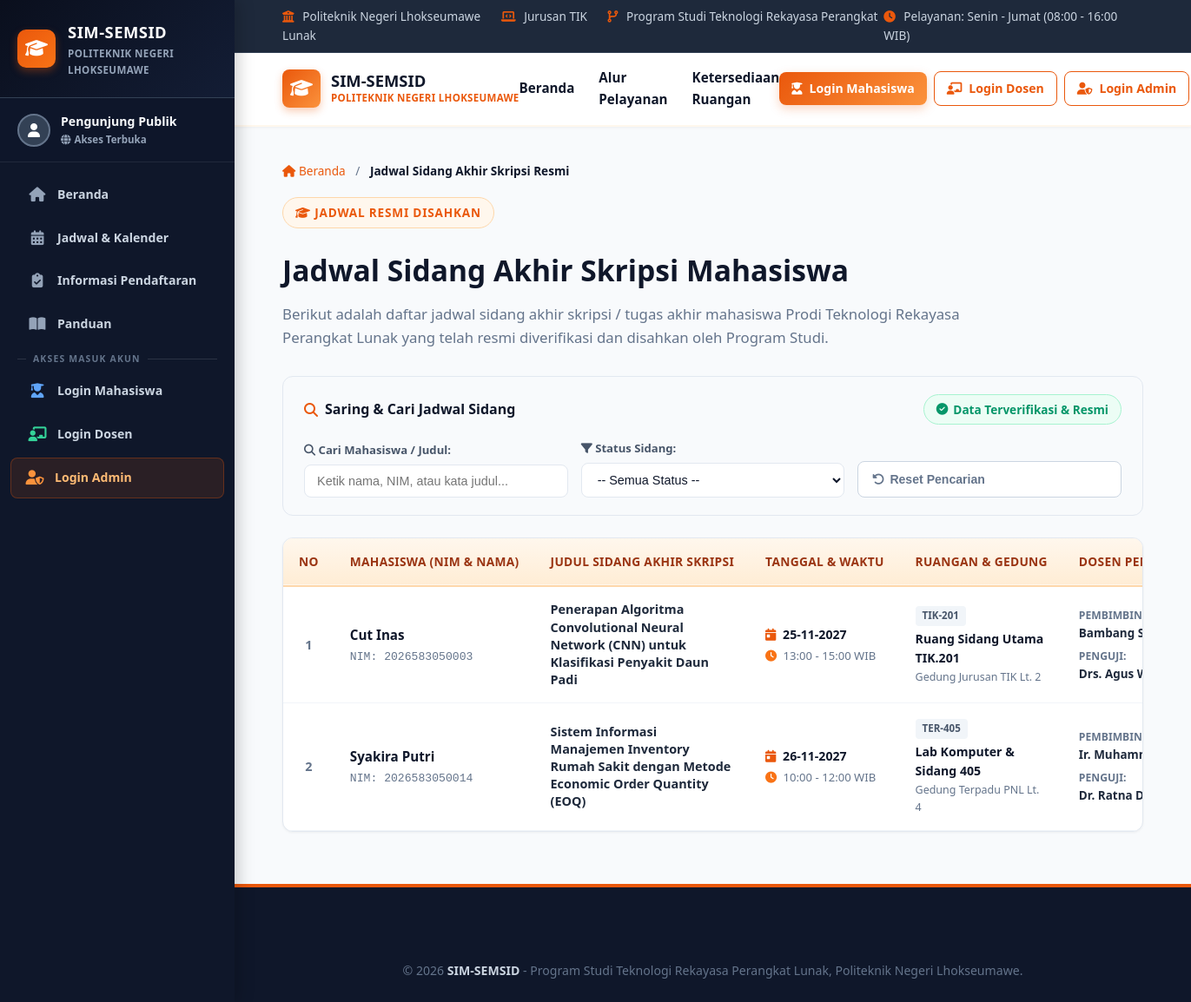
The page /jadwal_sidang.php on the database its author committed.
### tables this page shows
CREATE TABLE `pendaftaran_seminar_sidang` (
  `id` int(11) NOT NULL AUTO_INCREMENT,
  `mahasiswa_id` int(11) NOT NULL,
  `jenis` enum('Seminar Proposal','Sidang Akhir Skripsi') NOT NULL,
  `kategori` enum('seminar','sidang') NOT NULL,
  `judul` varchar(255) NOT NULL,
  `dosen_pembimbing_id` int(11) NOT NULL,
  `dosen_penguji_id` int(11) NOT NULL,
  `ruangan_id` int(11) DEFAULT NULL,
  `tanggal` date DEFAULT NULL,
  `jam_mulai` time DEFAULT NULL,
  `jam_selesai` time DEFAULT NULL,
  `status` enum('Menunggu Verifikasi','Terjadwal','Sedang Berlangsung','Selesai','Ditolak') NOT NULL DEFAULT 'Menunggu Verifikasi',
  `berkas_dokumen` varchar(255) DEFAULT NULL,
  `catatan` text DEFAULT NULL,
  `created_at` timestamp NOT NULL DEFAULT current_timestamp(),
  `updated_at` timestamp NOT NULL DEFAULT current_timestamp() ON UPDATE current_timestamp(),
  PRIMARY KEY (`id`),
  KEY `fk_pendaftaran_mhs` (`mahasiswa_id`),
  KEY `fk_pendaftaran_pembimbing` (`dosen_pembimbing_id`),
  KEY `fk_pendaftaran_penguji` (`dosen_penguji_id`),
  KEY `fk_pendaftaran_ruangan` (`ruangan_id`),
  CONSTRAINT `fk_pendaftaran_mhs` FOREIGN KEY (`mahasiswa_id`) REFERENCES `mahasiswa` (`id`) ON DELETE CASCADE,
  CONSTRAINT `fk_pendaftaran_pembimbing` FOREIGN KEY (`dosen_pembimbing_id`) REFERENCES `dosen` (`id`),
  CONSTRAINT `fk_pendaftaran_penguji` FOREIGN KEY (`dosen_penguji_id`) REFERENCES `dosen` (`id`),
  CONSTRAINT `fk_pendaftaran_ruangan` FOREIGN KEY (`ruangan_id`) REFERENCES `ruangan` (`id`) ON DELETE SET NULL
);

CREATE TABLE `mahasiswa` (
  `id` int(11) NOT NULL AUTO_INCREMENT,
  `nim` varchar(25) NOT NULL,
  `nama` varchar(100) NOT NULL,
  `tanggal_lahir` date DEFAULT NULL,
  `password` varchar(255) NOT NULL,
  `is_password_changed` tinyint(1) DEFAULT 0,
  `program_studi` varchar(100) DEFAULT 'Teknologi Rekayasa Perangkat Lunak',
  `email` varchar(100) DEFAULT NULL,
  `no_hp` varchar(20) DEFAULT NULL,
  `created_at` timestamp NOT NULL DEFAULT current_timestamp(),
  PRIMARY KEY (`id`),
  UNIQUE KEY `nim` (`nim`)
);

CREATE TABLE `ruangan` (
  `id` int(11) NOT NULL AUTO_INCREMENT,
  `kode_ruangan` varchar(30) NOT NULL,
  `nama_ruangan` varchar(100) NOT NULL,
  `gedung` varchar(100) NOT NULL,
  `kapasitas` int(11) NOT NULL DEFAULT 30,
  `fasilitas` text DEFAULT NULL,
  `status` enum('Tersedia','Sedang Digunakan','Sudah Dipesan') NOT NULL DEFAULT 'Tersedia',
  `created_at` timestamp NOT NULL DEFAULT current_timestamp(),
  PRIMARY KEY (`id`),
  UNIQUE KEY `kode_ruangan` (`kode_ruangan`)
);

CREATE TABLE `dosen` (
  `id` int(11) NOT NULL AUTO_INCREMENT,
  `nidn` varchar(30) NOT NULL,
  `nama_dosen` varchar(100) NOT NULL,
  `gelar_akademik` varchar(50) NOT NULL,
  `password` varchar(255) NOT NULL DEFAULT '',
  `program_studi` varchar(100) DEFAULT 'Teknologi Rekayasa Perangkat Lunak',
  `email` varchar(100) NOT NULL,
  `no_hp` varchar(25) NOT NULL,
  `status` enum('Aktif','Cuti','Tidak Aktif') DEFAULT 'Aktif',
  `kuota_maksimal` int(11) NOT NULL DEFAULT 8,
  `created_at` timestamp NOT NULL DEFAULT current_timestamp(),
  PRIMARY KEY (`id`),
  UNIQUE KEY `nidn` (`nidn`)
);

### jadwal_sidang.php (the view, shortened to what the rows shown need)
<?php
require_once 'koneksi.php';
$query = "SELECT p.*,
                 m.nim, m.nama AS nama_mhs, m.program_studi,
                 dp.nama_dosen AS nama_pembimbing, dp.gelar_akademik AS gelar_pembimbing,
                 du.nama_dosen AS nama_penguji, du.gelar_akademik AS gelar_penguji,
                 r.kode_ruangan, r.nama_ruangan, r.gedung
          FROM pendaftaran_seminar_sidang p
          JOIN mahasiswa m ON p.mahasiswa_id = m.id
          LEFT JOIN dosen dp ON p.dosen_pembimbing_id = dp.id
          LEFT JOIN dosen du ON p.dosen_penguji_id = du.id
          LEFT JOIN ruangan r ON p.ruangan_id = r.id
          WHERE (p.kategori = 'sidang' OR p.jenis = 'Sidang Akhir Skripsi')
            AND p.status IN ('Terjadwal', 'Sedang Berlangsung', 'Selesai')
          ORDER BY p.tanggal ASC, p.jam_mulai ASC";
$result = mysqli_query($conn, $query);
$jadwal_list = [];
if ($result) {
    while ($row = mysqli_fetch_assoc($result)) {
        $jadwal_list[] = $row;
    }
}
?>
<!DOCTYPE html>
<html lang="id">
<head>
    <link rel="stylesheet" href="https://cdnjs.cloudflare.com/ajax/libs/font-awesome/6.4.0/css/all.min.css">
    <link rel="stylesheet" href="style.css">
</head>
<body>
    <?php
    include 'public_sidebar.php';
    ?>
    <div class="site-content-wrapper">
        <header class="navbar">
            <div class="container nav-container">
                <a href="index.php" class="logo-area">
                    <div class="logo-text">
                        <h1>SIM-SEMSID</h1>
                    </div>
                </a>
            </div>
        </header>
        <main style="padding: 40px 0 60px;">
            <div class="container">
                <div class="section-title" style="text-align: left; margin-bottom: 30px;">
                    <h2 style="margin-top: 10px;">Jadwal Sidang Akhir Skripsi Mahasiswa</h2>
                </div>
                <div class="room-table-wrapper" style="box-shadow: var(--shadow-sm); border: 1px solid var(--border-color); border-radius: 12px; overflow: hidden; background: white;">
                    <table class="room-table" id="jadwalTable" style="margin: 0;">
                        <thead>
                            <tr>
                                <th style="width: 45px; text-align: center;">No</th>
                                <th>Mahasiswa (NIM & Nama)</th>
                                <th>Judul Sidang Akhir Skripsi</th>
                                <th>Tanggal & Waktu</th>
                                <th>Ruangan & Gedung</th>
                                <th>Dosen Pembimbing & Penguji</th>
                            </tr>
                        </thead>
                        <tbody>
                            <?php if (empty($jadwal_list)): ?>
                                <tr>
                                    <td colspan="7" class="room-table-empty">
                                        <i class="fas fa-calendar-xmark" style="font-size: 2.2rem; color: #cbd5e1; margin-bottom: 8px;"></i>
                                        <strong>Belum ada jadwal sidang akhir skripsi yang disahkan saat ini.</strong>
                                        <p style="font-size: 0.85rem; margin-top: 4px; color: #64748b;">Silakan periksa kembali secara berkala.</p>
                                    </td>
                                </tr>
                            <?php else: ?>
                                <?php $no = 1; foreach ($jadwal_list as $j): ?>
                                    <?php
                                        $tgl_format = !empty($j['tanggal']) ? date('d-m-Y', strtotime($j['tanggal'])) : '-';
                                        $jam_format = (!empty($j['jam_mulai']) && !empty($j['jam_selesai'])) ? substr($j['jam_mulai'], 0, 5) . ' - ' . substr($j['jam_selesai'], 0, 5) . ' WIB' : '-';
                                    ?>
                                    <tr class="jadwal-row"
                                        data-keyword="<?= strtolower(htmlspecialchars($j['nama_mhs'] . ' ' . $j['nim'] . ' ' . $j['judul'] . ' ' . ($j['nama_ruangan'] ?? ''))); ?>"
                                        data-status="<?= htmlspecialchars($j['status']); ?>">
                                        <td style="text-align: center; font-weight: 700; color: #64748b;"><?= $no++; ?></td>
                                        <td>
                                            <strong style="color: var(--secondary); font-size: 0.95rem;"><?= htmlspecialchars($j['nama_mhs']); ?></strong>
                                            <div style="font-size: 0.82rem; color: #64748b; font-family: monospace; margin-top: 2px;">
                                                NIM: <?= htmlspecialchars($j['nim']); ?>
                                            </div>
                                        </td>
                                        <td style="max-width: 320px;">
                                            <div style="font-weight: 600; color: #1e293b; font-size: 0.9rem; line-height: 1.4;">
                                                <?= htmlspecialchars($j['judul']); ?>
                                            </div>
                                        </td>
                                        <td>
                                            <div style="font-weight: 600; color: #0f172a; font-size: 0.88rem;">
                                                <i class="fas fa-calendar-day" style="color: var(--primary); margin-right: 4px;"></i>
                                                <?= $tgl_format; ?>
                                            </div>
                                            <div style="font-size: 0.82rem; color: #64748b; margin-top: 3px;">
                                                <i class="fas fa-clock" style="color: #f97316; margin-right: 4px;"></i>
                                                <?= $jam_format; ?>
                                            </div>
                                        </td>
                                        <td>
                                            <?php if (!empty($j['nama_ruangan'])): ?>
                                                <span class="room-code-tag" style="margin-bottom: 4px;"><?= htmlspecialchars($j['kode_ruangan']); ?></span>
                                                <div style="font-weight: 600; font-size: 0.88rem; color: #0f172a;">
                                                    <?= htmlspecialchars($j['nama_ruangan']); ?>
                                                </div>
                                                <div style="font-size: 0.78rem; color: #64748b;">
                                                    <?= htmlspecialchars($j['gedung']); ?>
                                                </div>
                                            <?php else: ?>
                                                <span class="empty-val">Belum Ditentukan</span>
                                            <?php endif; ?>
                                        </td>
                                        <td>
                                            <div style="font-size: 0.84rem; margin-bottom: 4px;">
                                                <span style="color: #64748b; font-size: 0.76rem; text-transform: uppercase; font-weight: 700;">Pembimbing:</span><br>
                                                <strong><?= htmlspecialchars(($j['nama_pembimbing'] ?? '-') . (!empty($j['gelar_pembimbing']) ? ', ' . $j['gelar_pembimbing'] : '')); ?></strong>
                                            </div>
                                            <div style="font-size: 0.84rem;">
                                                <span style="color: #64748b; font-size: 0.76rem; text-transform: uppercase; font-weight: 700;">Penguji:</span><br>
                                                <strong><?= htmlspecialchars(($j['nama_penguji'] ?? '-') . (!empty($j['gelar_penguji']) ? ', ' . $j['gelar_penguji'] : '')); ?></strong>
                                            </div>
                                        </td>
                                    </tr>
                                <?php endforeach; ?>
                            <?php endif; ?>
                        </tbody>
                    </table>
                </div>
            </div>
        </main>
    </div>
</body>
</html>

### rows shown on the page
pendaftaran_seminar_sidang: mahasiswa.nama "Cut Inas", mahasiswa.nim "2026583050003", judul "Penerapan Algoritma Convolutional Neural Network (CNN) untuk Klasifikasi Penyakit Daun Padi", tanggal "25-11-2027", jam_format "13:00 - 15:00 WIB", ruangan.kode_ruangan "TIK-201", ruangan.nama_ruangan "Ruang Sidang Utama TIK.201", ruangan.gedung "Gedung Jurusan TIK Lt. 2", dosen_pembimbing.gelar_akademik "Bambang…", dosen_penguji.gelar_akademik "Drs. Agus…"
pendaftaran_seminar_sidang: mahasiswa.nama "Syakira Putri", mahasiswa.nim "2026583050014", judul "Sistem Informasi Manajemen Inventory Rumah Sakit dengan Metode Economic Order Quantity (EOQ)", tanggal "26-11-2027", jam_format "10:00 - 12:00 WIB", ruangan.kode_ruangan "TER-405", ruangan.nama_ruangan "Lab Komputer & Sidang 405", ruangan.gedung "Gedung Terpadu PNL Lt. 4", dosen_pembimbing.gelar_akademik "Ir.…", dosen_penguji.gelar_akademik "Dr. Ratna…"
